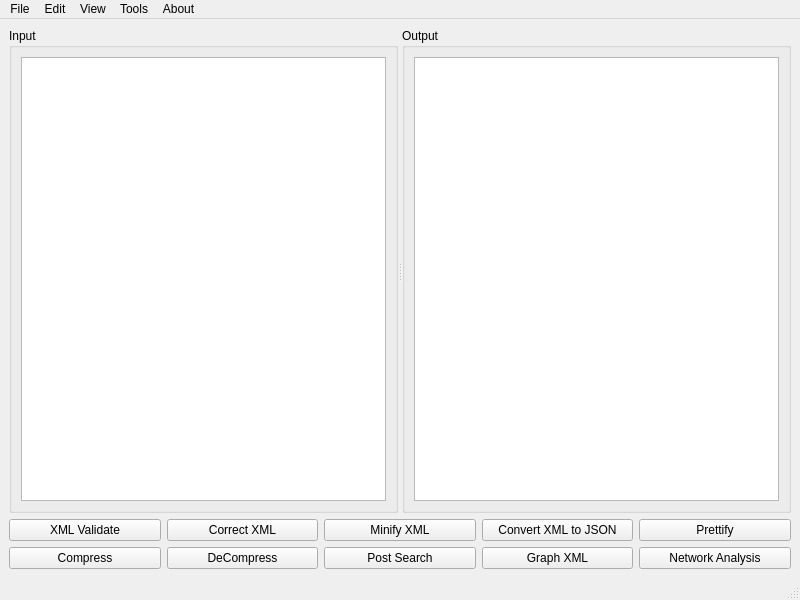
<?xml version="1.0" encoding="UTF-8"?>
<ui version="4.0">
 <class>MainWindow</class>
 <widget class="QMainWindow" name="MainWindow">
  <property name="geometry">
   <rect>
    <x>0</x>
    <y>0</y>
    <width>800</width>
    <height>600</height>
   </rect>
  </property>
  <property name="windowTitle">
   <string>MainWindow</string>
  </property>
  <widget class="QWidget" name="centralwidget">
   <layout class="QVBoxLayout" name="verticalLayout_2">
    <item>
     <widget class="QSplitter" name="splitter">
      <property name="orientation">
       <enum>Qt::Horizontal</enum>
      </property>
      <widget class="QGroupBox" name="groupBox">
       <property name="title">
        <string>Input</string>
       </property>
       <layout class="QHBoxLayout" name="horizontalLayout">
        <item>
         <widget class="QTextEdit" name="INPUT_textEdit"/>
        </item>
       </layout>
      </widget>
      <widget class="QGroupBox" name="groupBox_2">
       <property name="title">
        <string>Output</string>
       </property>
       <layout class="QHBoxLayout" name="horizontalLayout_4">
        <item>
         <widget class="QTextEdit" name="OUTPUT_textEdit">
          <property name="sizePolicy">
           <sizepolicy hsizetype="Expanding" vsizetype="Expanding">
            <horstretch>0</horstretch>
            <verstretch>0</verstretch>
           </sizepolicy>
          </property>
         </widget>
        </item>
       </layout>
      </widget>
     </widget>
    </item>
    <item>
     <layout class="QVBoxLayout" name="verticalLayout">
      <item>
       <layout class="QHBoxLayout" name="horizontalLayout_2">
        <item>
         <widget class="QPushButton" name="XML_Validate">
          <property name="text">
           <string>XML Validate</string>
          </property>
         </widget>
        </item>
        <item>
         <widget class="QPushButton" name="Correct_XML_Button">
          <property name="text">
           <string>Correct XML</string>
          </property>
         </widget>
        </item>
        <item>
         <widget class="QPushButton" name="Minif_XML">
          <property name="text">
           <string>Minify XML</string>
          </property>
         </widget>
        </item>
        <item>
         <widget class="QPushButton" name="XML_TO_JSON">
          <property name="text">
           <string>Convert XML to JSON</string>
          </property>
         </widget>
        </item>
        <item>
         <widget class="QPushButton" name="Prettify">
          <property name="text">
           <string>Prettify</string>
          </property>
         </widget>
        </item>
       </layout>
      </item>
      <item>
       <layout class="QHBoxLayout" name="horizontalLayout_3">
        <item>
         <widget class="QPushButton" name="CompressButton">
          <property name="text">
           <string>Compress</string>
          </property>
         </widget>
        </item>
        <item>
         <widget class="QPushButton" name="Decompress_PushButton">
          <property name="text">
           <string>DeCompress</string>
          </property>
         </widget>
        </item>
        <item>
         <widget class="QPushButton" name="pushButton">
          <property name="text">
           <string>Post Search</string>
          </property>
         </widget>
        </item>
        <item>
         <widget class="QPushButton" name="Graph_XML_Button">
          <property name="text">
           <string>Graph XML</string>
          </property>
         </widget>
        </item>
        <item>
         <widget class="QPushButton" name="Network_Analysis_Button">
          <property name="text">
           <string>Network Analysis</string>
          </property>
         </widget>
        </item>
       </layout>
      </item>
     </layout>
    </item>
   </layout>
  </widget>
  <widget class="QMenuBar" name="menubar">
   <property name="geometry">
    <rect>
     <x>0</x>
     <y>0</y>
     <width>800</width>
     <height>22</height>
    </rect>
   </property>
   <widget class="QMenu" name="menuFile">
    <property name="title">
     <string>File</string>
    </property>
    <addaction name="actionNew"/>
    <addaction name="actionOpen"/>
    <addaction name="separator"/>
    <addaction name="actionSave"/>
    <addaction name="actionSave_as"/>
    <addaction name="separator"/>
    <addaction name="actionSave_output_file"/>
    <addaction name="actionSave_as_Output_File"/>
    <addaction name="separator"/>
    <addaction name="actionExit"/>
   </widget>
   <widget class="QMenu" name="menuEdit">
    <property name="title">
     <string>Edit</string>
    </property>
    <addaction name="actionUndo"/>
    <addaction name="actionRedo"/>
    <addaction name="separator"/>
    <addaction name="actionCopy"/>
    <addaction name="actionCut"/>
    <addaction name="actionPaste"/>
    <addaction name="separator"/>
    <addaction name="actionSelect_all"/>
    <addaction name="actionFind"/>
   </widget>
   <widget class="QMenu" name="menuView">
    <property name="title">
     <string>View</string>
    </property>
    <widget class="QMenu" name="menuZoom_in">
     <property name="title">
      <string>Zoom in</string>
     </property>
     <addaction name="actionInput"/>
     <addaction name="actionOutput"/>
    </widget>
    <widget class="QMenu" name="menuZoom_out">
     <property name="title">
      <string>Zoom out</string>
     </property>
     <addaction name="actionInput_2"/>
     <addaction name="actionOutput_2"/>
    </widget>
    <addaction name="menuZoom_in"/>
    <addaction name="menuZoom_out"/>
    <addaction name="separator"/>
   </widget>
   <widget class="QMenu" name="menuAbout_us_2">
    <property name="title">
     <string>Tools</string>
    </property>
    <addaction name="actionValidate_XML"/>
    <addaction name="actionMinify_XML"/>
    <addaction name="actionPrettify_XML"/>
    <addaction name="actionConvert_XML_to_JSON"/>
    <addaction name="actionCompress_XML_File"/>
    <addaction name="actionDecompress_XML_file"/>
   </widget>
   <widget class="QMenu" name="menuAbout">
    <property name="title">
     <string>About</string>
    </property>
    <addaction name="actionProject_Description"/>
    <addaction name="actionAbout_us"/>
   </widget>
   <addaction name="menuFile"/>
   <addaction name="menuEdit"/>
   <addaction name="menuView"/>
   <addaction name="menuAbout_us_2"/>
   <addaction name="menuAbout"/>
  </widget>
  <widget class="QStatusBar" name="statusbar">
   <property name="statusbar" stdset="0">
    <string/>
   </property>
  </widget>
  <action name="actionNew">
   <property name="text">
    <string>New</string>
   </property>
   <property name="shortcut">
    <string>Ctrl+N</string>
   </property>
  </action>
  <action name="actionOpen">
   <property name="text">
    <string>Open</string>
   </property>
   <property name="shortcut">
    <string>Ctrl+O</string>
   </property>
  </action>
  <action name="actionSave">
   <property name="text">
    <string>Save (Input File)</string>
   </property>
   <property name="shortcut">
    <string>Ctrl+I</string>
   </property>
  </action>
  <action name="actionSave_as">
   <property name="text">
    <string>Save as (Input File)</string>
   </property>
   <property name="shortcut">
    <string>Ctrl+Shift+I</string>
   </property>
  </action>
  <action name="actionSave_output_file">
   <property name="text">
    <string>Save (Output File)</string>
   </property>
   <property name="shortcut">
    <string>Ctrl+S</string>
   </property>
  </action>
  <action name="actionSave_as_Output_File">
   <property name="text">
    <string>Save as (Output File)</string>
   </property>
   <property name="shortcut">
    <string>Ctrl+Shift+S</string>
   </property>
  </action>
  <action name="actionExit">
   <property name="text">
    <string>Exit</string>
   </property>
   <property name="shortcut">
    <string>Ctrl+Q</string>
   </property>
  </action>
  <action name="actionUndo">
   <property name="text">
    <string>Undo</string>
   </property>
   <property name="shortcut">
    <string>Ctrl+Z</string>
   </property>
  </action>
  <action name="actionRedo">
   <property name="text">
    <string>Redo</string>
   </property>
   <property name="shortcut">
    <string>Ctrl+Y</string>
   </property>
  </action>
  <action name="actionCopy">
   <property name="text">
    <string>Copy</string>
   </property>
   <property name="shortcut">
    <string>Ctrl+C</string>
   </property>
  </action>
  <action name="actionCut">
   <property name="text">
    <string>Cut</string>
   </property>
   <property name="shortcut">
    <string>Ctrl+X</string>
   </property>
  </action>
  <action name="actionPaste">
   <property name="text">
    <string>Paste</string>
   </property>
   <property name="shortcut">
    <string>Ctrl+V</string>
   </property>
  </action>
  <action name="actionSelect_all">
   <property name="text">
    <string>Select all</string>
   </property>
   <property name="shortcut">
    <string>Ctrl+A</string>
   </property>
  </action>
  <action name="actionInput">
   <property name="text">
    <string>Input</string>
   </property>
  </action>
  <action name="actionOutput">
   <property name="text">
    <string>Output</string>
   </property>
  </action>
  <action name="actionInput_2">
   <property name="text">
    <string>Input</string>
   </property>
  </action>
  <action name="actionOutput_2">
   <property name="text">
    <string>Output</string>
   </property>
  </action>
  <action name="actionFind">
   <property name="text">
    <string>Find</string>
   </property>
  </action>
  <action name="actionProject_Description">
   <property name="text">
    <string>Project Description</string>
   </property>
  </action>
  <action name="actionAbout_us">
   <property name="text">
    <string>About us</string>
   </property>
  </action>
  <action name="actionInput_3">
   <property name="text">
    <string>Input</string>
   </property>
  </action>
  <action name="actionOutput_3">
   <property name="text">
    <string>Output</string>
   </property>
  </action>
  <action name="actionInput_4">
   <property name="text">
    <string>Input</string>
   </property>
  </action>
  <action name="actionOutput_4">
   <property name="text">
    <string>Output</string>
   </property>
  </action>
  <action name="actionValidate_XML">
   <property name="text">
    <string>Validate XML</string>
   </property>
  </action>
  <action name="actionMinify_XML">
   <property name="text">
    <string>Minify XML</string>
   </property>
  </action>
  <action name="actionPrettify_XML">
   <property name="text">
    <string>Prettify XML</string>
   </property>
  </action>
  <action name="actionConvert_XML_to_JSON">
   <property name="text">
    <string>Convert XML to JSON</string>
   </property>
  </action>
  <action name="actionCompress_XML_File">
   <property name="text">
    <string>Compress XML file</string>
   </property>
  </action>
  <action name="actionDecompress_XML_file">
   <property name="text">
    <string>Decompress XML file</string>
   </property>
  </action>
 </widget>
 <resources/>
 <connections/>
</ui>
